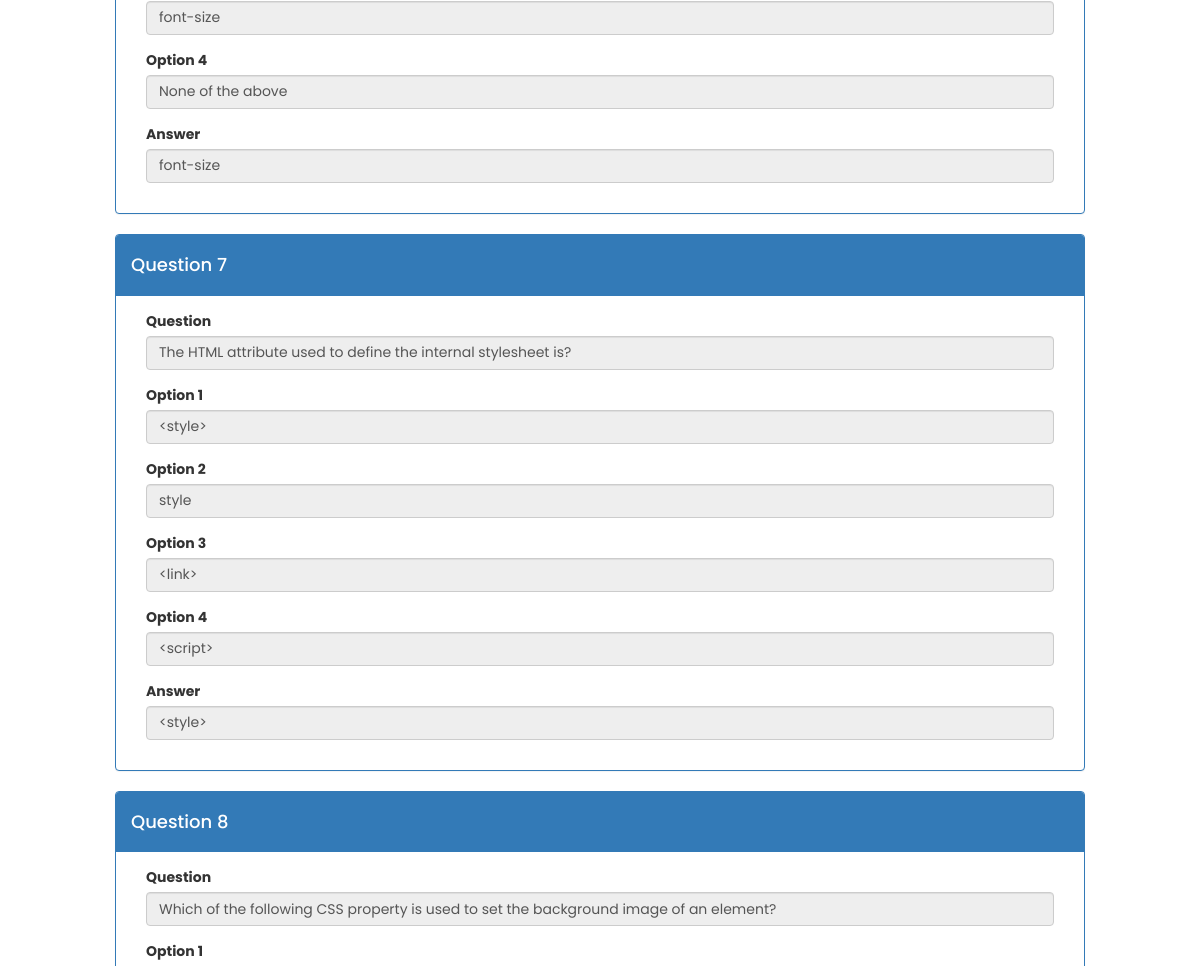
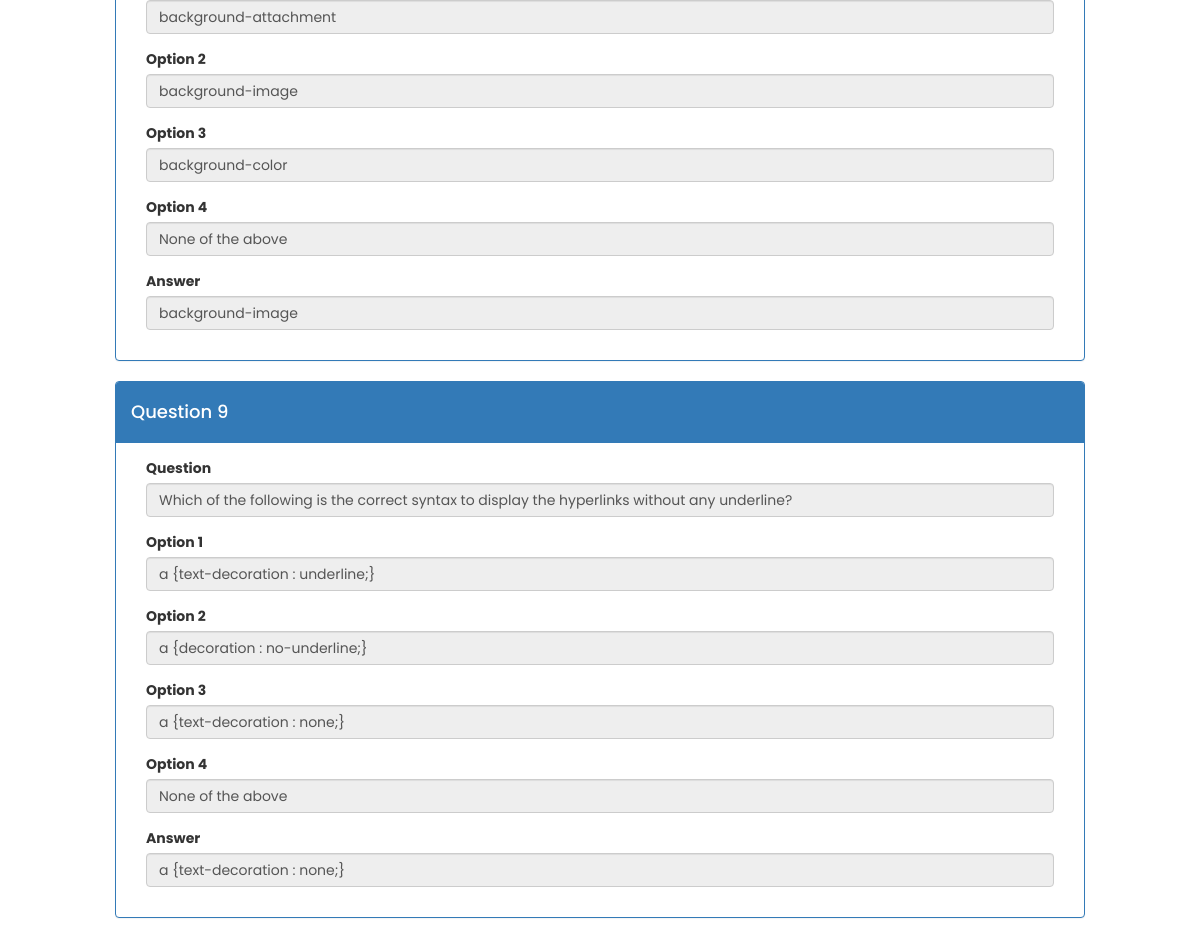
The page /teacher_view_quiz.php?id=25 (lower part) on the database as committed earlier (2 pictures, top to bottom).
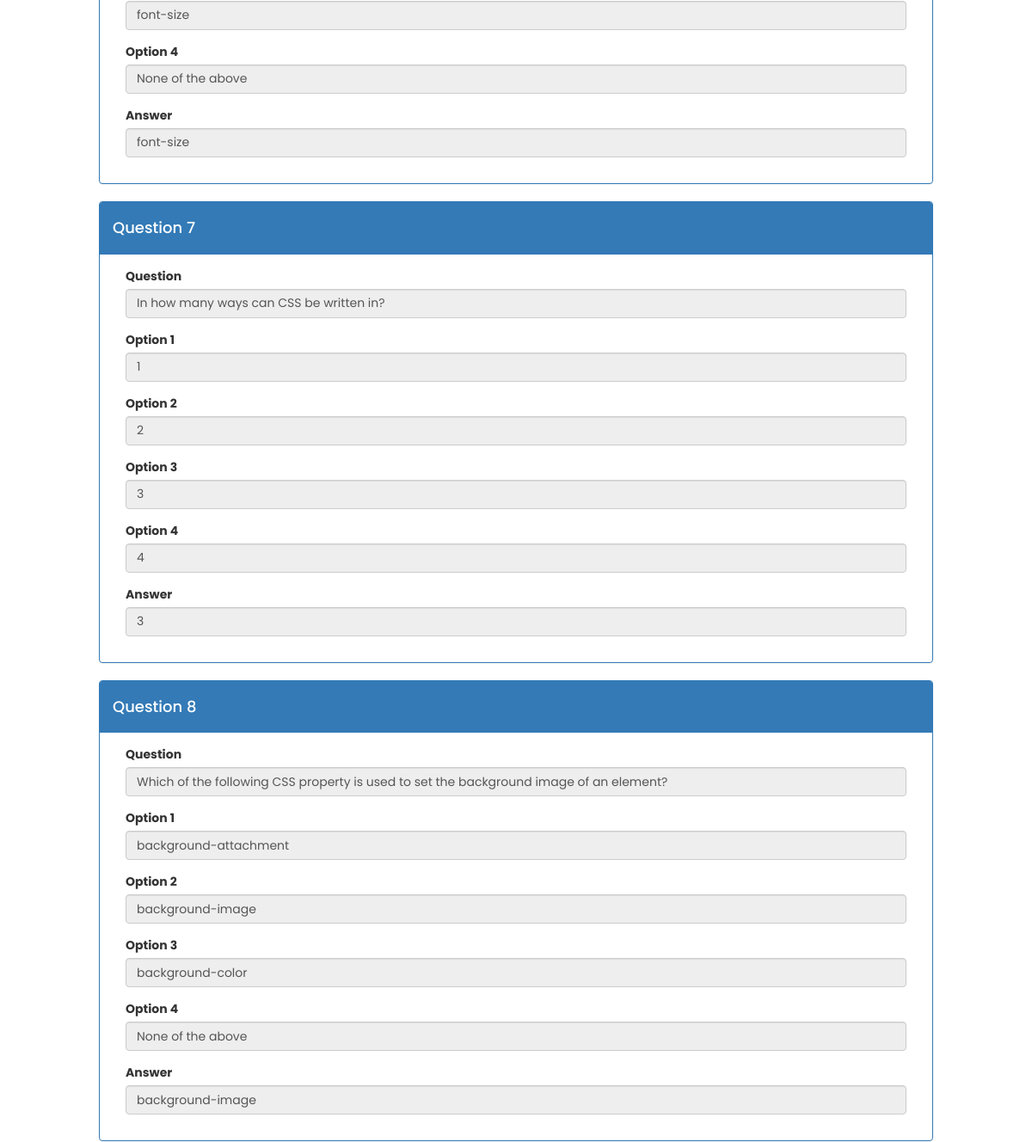
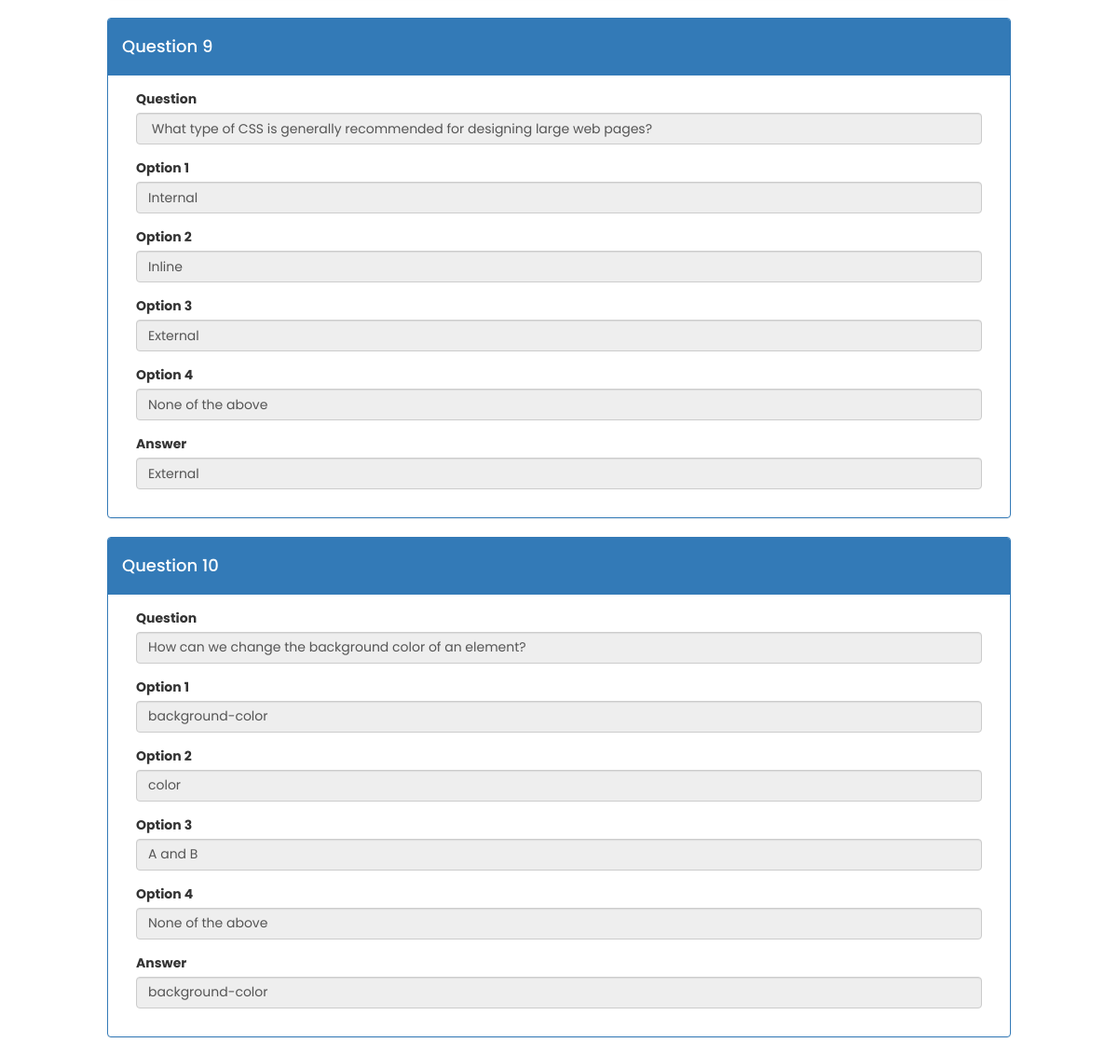
The same page on the database as committed later (2 pictures, top to bottom).
### tables this page shows
CREATE TABLE `questions` (
  `id` int(255) NOT NULL,
  `question_id` int(255) NOT NULL,
  `question_name` varchar(1000) NOT NULL,
  `quiz_id` int(255) NOT NULL,
  `quiz_name` varchar(1000) NOT NULL,
  `option1` varchar(1000) NOT NULL,
  `option2` varchar(1000) NOT NULL,
  `option3` varchar(1000) DEFAULT NULL,
  `option4` varchar(1000) DEFAULT NULL,
  `answer_name` varchar(1000) NOT NULL,
  `userans` text NOT NULL
);

### teacher_view_quiz.php (the view, shortened to what this page needs)
<?php
require("includes/common.php");
?>
<html>
<head>
    <link rel="stylesheet" href="https://maxcdn.bootstrapcdn.com/bootstrap/3.3.7/css/bootstrap.min.css">
    <link rel="stylesheet" href="style.css">
</head>
<body>
    <?php
    $quiz_id = $_GET["id"];
    $qu = "SELECT NOQ FROM quiz WHERE quiz_id=$quiz_id";
    $res = mysqli_query($con, $qu) or die(mysqli_error($con));
    $a = mysqli_fetch_array($res);
    $NOQ = $a["NOQ"];
    if ($NOQ == 0) {
        echo "<center><h2><br><br><br><br><br>There isn't any Questions in this Quiz yet.</h2></center>";
    } else {
    ?>
        <br><br><br><br><br>
        <div class="container-fluid" id="content">
            <div class="row ">
                <div class="col-xs-12 col-lg-10 col-lg-offset-1 col-md-10 col-md-offset-1">
                    <?php
                    $que = "SELECT * FROM questions WHERE quiz_id=$quiz_id";
                    $res = mysqli_query($con, $que) or die(mysqli_error($con));
                    $n = 1;
                    while ($row = mysqli_fetch_array($res)) {
                    ?>
                        <div class="panel panel-primary" style="font-family:'Poppins'">
                            <div class="panel-heading">
                                <h4>Question <?php echo $n; ?></h4>
                            </div>
                            <div class="panel-body">
                                <form action="">
                                    <div class="form-group col-sm-12 ">
                                        <label for="option1">Question</label>
                                        <input class="form-control" name="question_name" value="<?php echo $row["question_name"]; ?>" readonly>
                                    </div>
                                    <div class="form-group col-sm-12 ">
                                        <label for="option1">Option 1</label>
                                        <input class="form-control" name="option1" value="<?php echo $row["option1"]; ?>" readonly>
                                    </div>
                                    <div class="form-group col-sm-12 ">
                                        <label for="option1">Option 2</label>
                                        <input class="form-control" name="option2" value="<?php echo $row["option2"]; ?>" readonly>
                                    </div>
                                    <div class="form-group col-sm-12 ">
                                        <label for="option1">Option 3</label>
                                        <input class="form-control" name="option3" value="<?php echo $row["option3"]; ?>" readonly>
                                    </div>
                                    <div class="form-group col-sm-12 ">
                                        <label for="option1">Option 4</label>
                                        <input class="form-control" name="option4" value="<?php echo $row["option4"]; ?>" readonly>
                                    </div>
                                    <div class="form-group col-sm-12 ">
                                        <label for="option1">Answer</label>
                                        <input class="form-control" name="answer_name" value="<?php echo $row["answer_name"]; ?>" readonly>
                                    </div>
                            </div>
                        </div>
                    <?php
                        $n++;
                    }
                    ?>
                </div>
            </div>
        <?php
    }
        ?>
        </div>
</body>
</html>

### style.css (style rules this page uses)
body, html { width: 100%; height: 100%; }
body { width: 100%; height: 100%; }
.row { display: flex; }

Rows that differ between the two databases and show on the page:
changed questions: question_name "The HTML attribute used to define the internal stylesheet is?" → "In how many ways can CSS be written in?"; option1 "<style>" → "1"; option2 "style" → "2"; option3 "<link>" → "3"; option4 "<script>" → "4"; answer_name "<style>" → "3"
changed questions: question_name "Which of the following is the correct syntax to display the hyperlinks without any underline?" → "What type of CSS is generally recommended for designing large web pages?"; option1 "a {text-decoration : underline;}" → "Internal"; option2 "a {decoration : no-underline;}" → "Inline"; option3 "a {text-decoration : none;}" → "External"; answer_name "a {text-decoration : none;}" → "External"
added questions: question_name "How can we change the background color of an element?", option1 "background-color", option2 "color", option3 "A and B", option4 "None of the above", answer_name "background-color"
